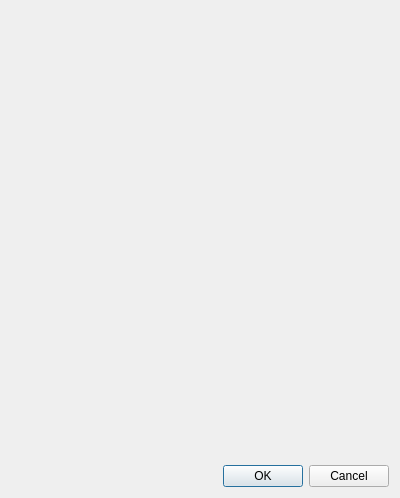
<?xml version="1.0" encoding="UTF-8"?>
<ui version="4.0">
 <class>DlgDirProperties</class>
 <widget class="QDialog" name="DlgDirProperties">
  <property name="geometry">
   <rect>
    <x>0</x>
    <y>0</y>
    <width>400</width>
    <height>498</height>
   </rect>
  </property>
  <property name="windowTitle">
   <string>Directory Properties</string>
  </property>
  <layout class="QVBoxLayout" name="verticalLayout">
   <item>
    <widget class="QWidget" name="centralArea" native="true"/>
   </item>
   <item>
    <widget class="QDialogButtonBox" name="buttonBox">
     <property name="orientation">
      <enum>Qt::Horizontal</enum>
     </property>
     <property name="standardButtons">
      <set>QDialogButtonBox::Cancel|QDialogButtonBox::Ok</set>
     </property>
    </widget>
   </item>
  </layout>
 </widget>
 <resources/>
 <connections>
  <connection>
   <sender>buttonBox</sender>
   <signal>accepted()</signal>
   <receiver>DlgDirProperties</receiver>
   <slot>accept()</slot>
   <hints>
    <hint type="sourcelabel">
     <x>248</x>
     <y>254</y>
    </hint>
    <hint type="destinationlabel">
     <x>157</x>
     <y>274</y>
    </hint>
   </hints>
  </connection>
  <connection>
   <sender>buttonBox</sender>
   <signal>rejected()</signal>
   <receiver>DlgDirProperties</receiver>
   <slot>reject()</slot>
   <hints>
    <hint type="sourcelabel">
     <x>316</x>
     <y>260</y>
    </hint>
    <hint type="destinationlabel">
     <x>286</x>
     <y>274</y>
    </hint>
   </hints>
  </connection>
 </connections>
</ui>
